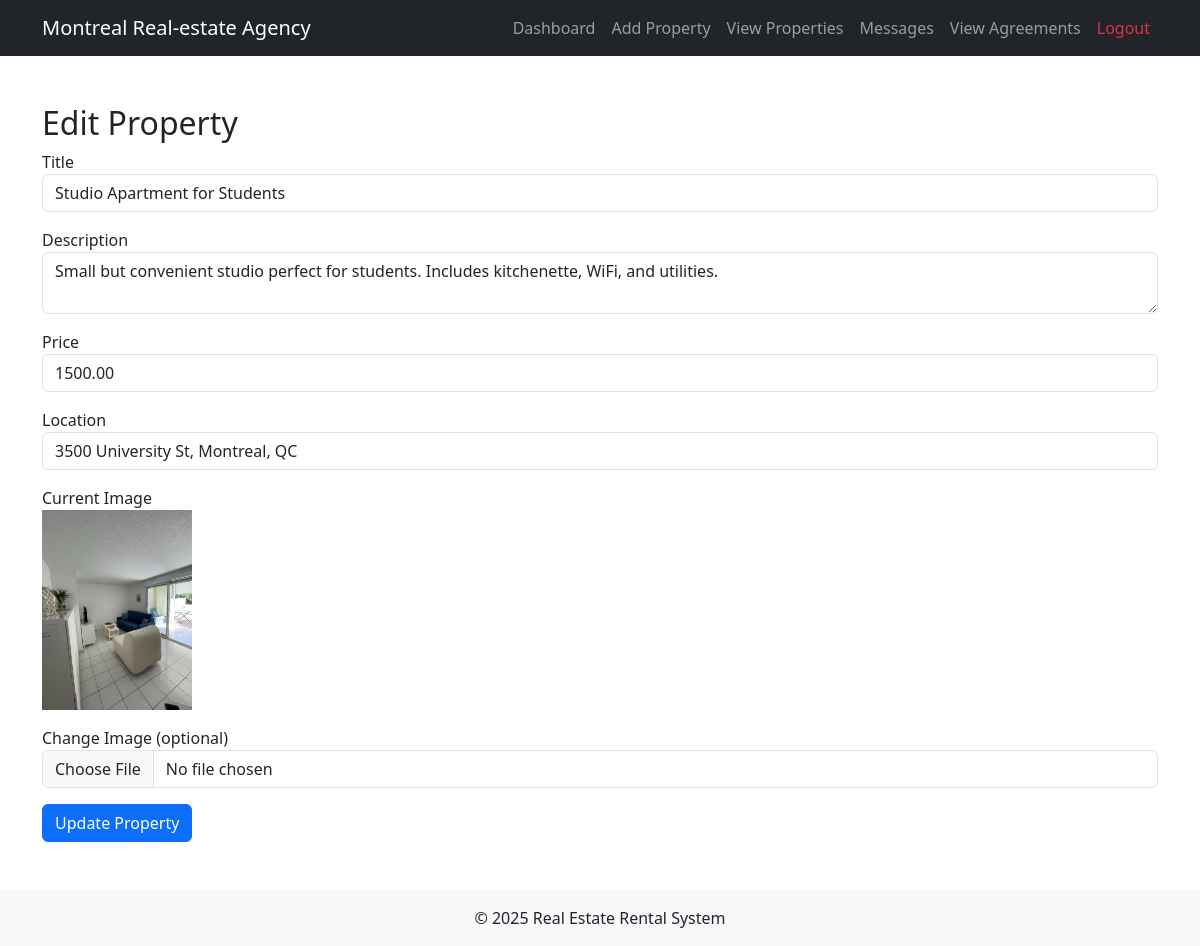
Page /pages/edit_property.php?id=4 (signed in) on the committed database.
### tables this page shows
CREATE TABLE IF NOT EXISTS `properties` (
  `id` int NOT NULL AUTO_INCREMENT,
  `user_id` int DEFAULT NULL,
  `title` varchar(255) DEFAULT NULL,
  `description` text,
  `price` decimal(10,2) DEFAULT NULL,
  `location` varchar(255) DEFAULT NULL,
  `image` varchar(255) DEFAULT NULL,
  PRIMARY KEY (`id`),
  KEY `user_id` (`user_id`)
);

### pages/edit_property.php (the view, shortened to what this page needs)
<?php
require_once "../config/db.php";
$user_id = $_SESSION['user_id'];
$property_id = $_GET['id'] ?? null;
if ($property_id) {
    $sql = "SELECT * FROM properties WHERE id = ? AND user_id = ?";
    $stmt = $conn->prepare($sql);
    $stmt->execute([$property_id, $user_id]);
    $property = $stmt->fetch(PDO::FETCH_ASSOC);
} else {
    die("No property ID provided.");
}
?>
<?php include("../includes/header.php"); ?>
<div class="container mt-5">
    <h2>Edit Property</h2>
    <form method="post" enctype="multipart/form-data">
        <div class="mb-3">
            <label>Title</label>
            <input type="text" name="title" class="form-control" value="<?= htmlspecialchars($property['title']) ?>" required>
        </div>
        <div class="mb-3">
            <label>Description</label>
            <textarea name="description" class="form-control" required><?= htmlspecialchars($property['description']) ?></textarea>
        </div>
        <div class="mb-3">
            <label>Price</label>
            <input type="number" name="price" class="form-control" value="<?= htmlspecialchars($property['price']) ?>" required>
        </div>
        <div class="mb-3">
            <label>Location</label>
            <input type="text" name="location" class="form-control" value="<?= htmlspecialchars($property['location']) ?>" required>
        </div>
        <div class="mb-3">
            <label>Current Image</label><br>
            <img src="../uploads/<?= htmlspecialchars($property['image']) ?>" width="150">
        </div>
        <div class="mb-3">
            <label>Change Image (optional)</label>
            <input type="file" name="image" class="form-control" accept="image/*">
        </div>
        <button type="submit" class="btn btn-primary">Update Property</button>
    </form>
</div>
<?php include("../includes/footer.php"); ?>

### rows in the picture
properties: title "Studio Apartment for Students", description "Small but convenient studio perfect for students. Includes kitchenette, WiFi, and utilities.", price "1500.00", location "3500 University St, Montreal, QC", image (picture)
